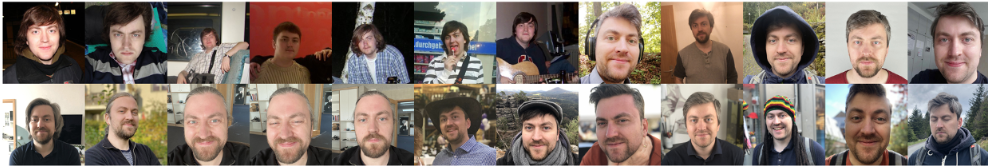
#> input picture DreamBooth/img/dataset_adult_01.png, 988 x 166 px, given as the content of the folder ./results/dfast_adult_01_best, which was not available
$ jupyter execute --allow-errors evaluation.ipynb   (text cells are left out)
#> lines starting #> are read from the running program, lines starting #| are printed output that depends on the picture; pictures that were not available may be replaced by others from this repository, and a replacement may not be noted
[cell 1]
# general
import glob

# mathematics
import math
import numpy as np

from typing import List, Tuple

# image processing
import cv2
from skimage.metrics import structural_similarity
from deepface import DeepFace

# visualization
import matplotlib as mpl
import matplotlib.pyplot as plt
from matplotlib.patches import Rectangle
from mpl_toolkits.axes_grid1 import ImageGrid

cmap = mpl.cm.Dark2.colors

[cell 2]
# Models from the DeepFace library for the face recognition
deepface_models = [
    "ArcFace", # <-- second best performance, faster computational time
    "DeepID", # <-- second worst performance
    "Facenet",
    "Facenet512",
    "OpenFace", # <-- worst performance
    "SFace",
    "VGG-Face" # <-- best performance, the longest computational time
]

[cell 3]
def get_file_name(file_path: str) -> str:
    """
    This function takes a file path as input and returns the file name (without extension).

    :param file_path: str - The file path to extract the file name from
    :return: str - The file name (without extension)
    """
    file_path_components = file_path.split('/')
    file_name_and_extension = file_path_components[-1].rsplit('.', 1)
    return file_name_and_extension[0]

[cell 4]
def get_img_path_list(img_dir: str) -> List[str]:
    """
    This function takes a directory path as input and returns a list of sorted file paths for all .jpg and .png images in the directory.

    :param img_dir: str - The directory path to get the image file paths from
    :return: List[str] - A sorted list of file paths for all .jpg and .png images in the directory
    """
    img_path_list = sorted([f for f in glob.glob(f"./{img_dir}/*.jpg")] +
                           [f for f in glob.glob(f"./{img_dir}/*.png")])
    return img_path_list

[cell 5]
def get_img_name_list(img_dir: str) -> List[str]:
    """
    This function takes a directory path as input and returns a list of sorted image file names (without extensions) for all .jpg and .png images in the directory.

    :param img_dir: str - The directory path to get the image file names from
    :return: List[str] - A sorted list of image file names (without extensions) for all .jpg and .png images in the directory
    """
    img_path_list = get_img_path_list(img_dir)
    img_name_list = [get_file_name(f) for f in img_path_list]
    return img_name_list

[cell 6]
def load_images(img_dir: str) -> Tuple[List[np.ndarray], List[str]]:
    """
    This function takes a directory path as input and returns a list of loaded and converted to grayscale images and a list of their respective file names (without extensions).

    :param img_dir: str - The directory path to load the images from
    :return: Tuple[List[np.ndarray], List[str]] - A list of loaded and converted to grayscale images and a list of their respective file names (without extensions)
    """
    img_path_list = get_img_path_list(img_dir)
    img_name_list = get_img_name_list(img_dir)

    images = []
    for img_path in img_path_list:
        # Load the image
        img = cv2.imread(img_path)
        images.append(img)
    return images, img_name_list

[cell 7]
def img2gray(img: np.ndarray) -> np.ndarray:
    """
    This function converts an image from BGR to grayscale
    :param img: A 3-dimensional numpy array of th image
    :return: A 2D grayscale numpy array of the image
    """
    return cv2.cvtColor(img, cv2.COLOR_BGR2GRAY)

[cell 8]
def adjust_dim(image: np.ndarray, dim: Tuple[int, int] = (500, 500)) -> np.ndarray:
    """
    This function takes an image as input and returns a resized image with the specified dimension.

    :param image: np.ndarray - An image to be resized
    :param dim: Tuple[int, int] - The desired dimension of the resized images (default: (500, 500))
    :return: np.ndarray - A resized image with the specified dimension
    """
    return cv2.resize(image, dim, interpolation=cv2.INTER_AREA)

[cell 9]
def get_detected_face(img: np.ndarray) -> List[Tuple[int, int, int, int]]:
    """
    This function takes an image as input and returns a list of detected faces in the image represented as a list of tuples (x, y, width, height).

    :param img: np.ndarray - An image to detect faces in
    :return: List[Tuple[int, int, int, int]] - A list of detected faces in the image represented as a list of tuples (x, y, width, height)
    """
    alg = "haarcascade_frontalface_default.xml"
    haar_cascade = cv2.CascadeClassifier(alg)

    if img.ndim > 1:
        img = img2gray(img)

    face = haar_cascade.detectMultiScale(img, 1.3, 4)

    return face

[cell 10]
def plot_images(images: List[np.ndarray], direction: str='h', img_line_len: int=4, figsize: Tuple[int,int]=(20,20), title: str=None, fontsize: int=12, title_color: str='black', space: Tuple[float, float]=(0.05, 0.05), plot_detected_face: bool=False):
    """
    This function plots images in a grid.
    :param images: List[np.ndarray] - A list of images to plot
    :param direction: str - The direction of the grid (h - horizontal, v - vertical)
    :param img_line_len: int - The number of images in each row (if direction is 'h') or in each column (if direction is 'v')
    :param figsize: Tuple[int, int] - The size of the figure
    :param title: str - The title of the figure
    :param fontsize: int - The font size of the title
    :param title_color: str - The color of the title
    :param space: Tuple[float, float] - The space between the subplots
    :param plot_detected_face: bool - Whether or not to detect the face in each image and plot a rectangle around it
    :return: None
    """
    n_images = len(images)
    cols = img_line_len
    rows = math.ceil(n_images / cols)

    if direction == 'v':
        tmp = cols
        cols = rows
        rows = tmp

    fig, axs = plt.subplots(rows, cols, figsize=figsize)
    axs = axs.ravel()

    for i, ax in enumerate(axs):
        if i < n_images:
            ax.imshow(cv2.cvtColor(images[i], cv2.COLOR_BGR2RGB))
            ax.set_axis_off()

            if plot_detected_face == True:
                face = get_detected_face(images[i])
                for (x, y, w, h) in face:
                    ax.add_patch(Rectangle((x, y), w, h, edgecolor = 'red', fill=False, lw=3))

        else:
            fig.delaxes(ax)
    plt.subplots_adjust(top=1, bottom=0, left=0, right=1, wspace=space[0], hspace=space[1])

    if title:
        fig.suptitle(title, fontsize=fontsize, color=title_color, y=1.05)

[cell 11]
def get_ssim_score(image1: np.ndarray, image2: np.ndarray) -> float:
    """
    This function takes two images as input and returns their Structural Similarity Index (SSIM) score.
    :param image1: np.ndarray - The first image
    :param image2: np.ndarray - The second image
    :return: float - The Structural Similarity Index (SSIM) score
    """
    # Convert the images to grayscale if not already done
    if image1.ndim > 2:
        image1 = img2gray(image1)
    if image2.ndim > 2:
        image2 = img2gray(image2)
    ssim = np.round(structural_similarity(image1, image2), 2)
    return ssim

[cell 12]
def get_face_verification(image1: str, image2: str, model: str='VGG-Face') -> bool:
    """
    Given two image paths and a deep learning model name, return a boolean indicating
    whether the faces in the two images match.

    :param image1: The path to the first image.
    :param image2: The path to the second image.
    :param model: The name of the deep learning model to use for face verification.
    :return: A boolean indicating whether the faces in the two images match.
    """
    results = DeepFace.verify(img1_path = image1,
                              img2_path = image2,
                              model_name = model
                              )
    face_verified = results['verified']
    return face_verified

[cell 13]
def get_metric_matrix(img_dir: str, metric: str='SSIM', model: str='VGG-Face', print_log: bool=False) -> np.ndarray:
    """
    Given an image directory and a comparison metric, return a matrix of similarity scores for all image pairs.

    :param img_dir: The path to the directory containing the images.
    :param metric: The comparison metric to use, either 'SSIM' or 'face_verification'.
    :param model: The name of the deep learning model to use for face verification, if `metric` is 'face_verification'.
    :param print_log: A boolean indicating whether to print log messages.
    :return: A matrix of similarity scores, where each entry is the score for a pair of images.
    """
    images, img_name_list = load_images(img_dir)

    adjusted_images = []
    for image in images:
        adjusted_image = adjust_dim(image, dim=(500, 500))
        adjusted_images.append(adjusted_image)
    n_images = len(adjusted_images)

    metric_matrix = np.empty((n_images, n_images))
    metric_matrix[:] = np.nan

    for i in np.arange(n_images):
        for j in np.arange(i, n_images):
            if print_log == True:
                print(f'{img_name_list[i]}, {img_name_list[j]}')
            if metric == 'SSIM':
                res = get_ssim_score(adjusted_images[i], adjusted_images[j])
            if metric == 'face_verification':
                res = get_face_verification(adjusted_images[i], adjusted_images[j], model=model)
            if print_log == True:
                print(res)
            metric_matrix[j, i] = res
    return metric_matrix

[cell 14]
def get_cross_metric_matrix(img_dir_1: str, img_dir_2: str, metric: str='SSIM', model: str='VGG-Face', print_log: bool=False) -> np.ndarray:
    """
    Given two image directories and a comparison metric, return a matrix of similarity scores for all image pairs.

    :param img_dir_1: The path to the first directory containing the images.
    :param img_dir_2: The path to the second directory containing the images.
    :param metric: The comparison metric to use, either 'SSIM' or 'face_verification'.
    :param model: The name of the deep learning model to use for face verification, if `metric` is 'face_verification'.
    :param print_log: A boolean indicating whether to print log messages.
    :return: A matrix of similarity scores, where each entry is the score for a pair of images.
    """
    images_1, img_name_list_1 = load_images(img_dir_1)
    adjusted_images_1 = []
    for image in images_1:
        adjusted_image = adjust_dim(image, dim=(500, 500))
        adjusted_images_1.append(adjusted_image)
    n_images_1 = len(images_1)

    images_2, img_name_list_2 = load_images(img_dir_2)
    adjusted_images_2 = []
    for image in images_2:
        adjusted_image = adjust_dim(image, dim=(500, 500))
        adjusted_images_2.append(adjusted_image)
    n_images_2 = len(images_2)

    metric_matrix = np.empty((n_images_1, n_images_2))
    metric_matrix[:] = np.nan

    for i in np.arange(n_images_1):
        for j in np.arange(n_images_2):
            if print_log == True:
                print(f'{img_name_list_1[i]}, {img_name_list_2[j]}')
            if metric == 'SSIM':
                res = get_ssim_score(adjusted_images_1[i], adjusted_images_2[j])
            if metric == 'face_verification':
                res = get_face_verification(adjusted_images_1[i], adjusted_images_2[j], model=model)
            if print_log == True:
                print(res)
            metric_matrix[i, j] = res
    return metric_matrix

[cell 15]
def plot_metric_matrix(metric_matrix: np.ndarray,
                       img_name_list: list,
                       img_name_list_2: list = [],
                       metric: str = 'SSIM',
                       show_metric_scores: bool = False):
    """
    Plot the given metric matrix as a heatmap and display the average score.

    :param metric_matrix: A 2D numpy array representing the pairwise comparison of metrics.
    :param img_name_list: A list of strings representing the names of the images on the y-axis of the plot.
    :param img_name_list_2: A list of strings representing the names of the images on the x-axis of the plot. Defaults to `img_name_list`.
    :param metric: A string representing the type of metric being plotted. Defaults to 'SSIM'.
    :param show_metric_scores: A boolean indicating whether the individual metric scores should be displayed on the plot. Defaults to False.
    :return: None
    """

    ave_score = np.round(np.nansum(metric_matrix)/metric_matrix.size, 2)

    if img_name_list_2 == []:
        img_name_list_2 = img_name_list
        ave_score = np.round(((np.nansum(metric_matrix)-len(metric_matrix))/((metric_matrix.size - len(metric_matrix))/2)), 2)


    fig = plt.figure(figsize=(20, 20))
    grid = ImageGrid(fig, 111, nrows_ncols=(1, 1),
                     direction='row', axes_pad=0.05,
                     label_mode='1', share_all=False,
                     cbar_location='right', cbar_mode='single',
                     cbar_size='10%', cbar_pad=0.05)

    ax = grid[0]
    ax.set_title(f'Pairwise {metric} scores, ave = {ave_score}', fontsize=30)
    ax.tick_params(axis='both', direction='out', labelsize=14)
    im = ax.imshow(metric_matrix, interpolation='nearest', vmax=1, vmin=0)
    ax.cax.colorbar(im)

    ax.cax.tick_params(labelsize=14)
    ax.set_xticks(np.arange(metric_matrix.shape[1]))
    ax.set_xticklabels(img_name_list_2, rotation = 90)
    ax.set_yticks(np.arange(metric_matrix.shape[0]))
    ax.set_yticklabels(img_name_list)

    ax.grid(False)

    if show_metric_scores == True:
        for i in range(metric_matrix.shape[0]):
            for j in range(metric_matrix.shape[1]):
                text = ax.text(j, i, np.round(metric_matrix[i, j],1),
                               ha="center", va="center", color="w", size=16)

    plt.show()

[cell 16]
# Load all images from the directory
img_dir = "results/dfast_adult_01_best/"
images, img_name_list = load_images(img_dir)
#> in load_images, img is the input picture: shape (166, 988, 3); mean B, G, R 105.2, 114.3, 128.2
#> images = 1 item; img_name_list = ['dataset_adult_01']

# adjust all images to 500 x 500 dimensions
adjusted_images = []
for image in images:
    adjusted_image = adjust_dim(image, dim=(500, 500))
    adjusted_images.append(adjusted_image)
#> this loop made 1 pass
#> pass 1, `adjusted_image = adjust_dim(image, dim=(500, 500))`:
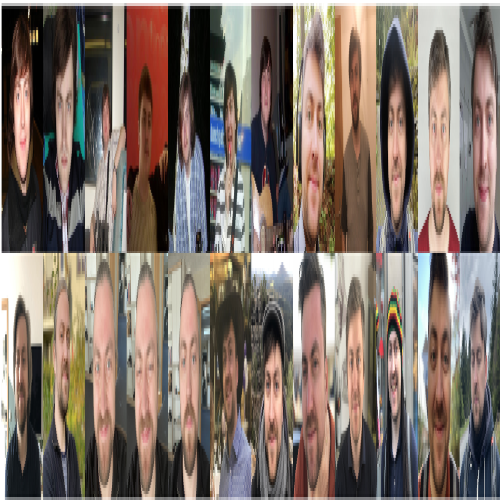
#> adjusted_image: shape (500, 500, 3); mean B, G, R 105.2, 114.3, 128.1
#> after the loop, adjusted_images = 1 item

# Plot the images in a grid
plot_images(adjusted_images, direction='h', img_line_len=10, space=(0.0, 0.0), plot_detected_face=True)
#> in plot_images, `n_images = len(images)`: n_images = 1
#> the loop in plot_images, `for i, ax in enumerate(axs):` made 10 passes
#> alg in get_detected_face on pass 1: 'haarcascade_frontalface_default.xml'
#> pass 1, in get_detected_face, `img = img2gray(img)`:
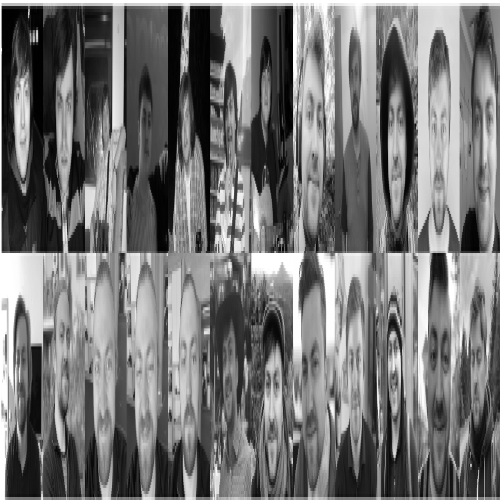
#> img: shape (500, 500); min 0, max 255, mean 117.4

[cell 17]
train_dfast_child_01 = 'dfast/SD_datasets/dfast_child_01'
train_dfast_child_02 = 'dfast/SD_datasets/dfast_child_02'
train_dfast_adult_01 = 'dfast/SD_datasets/dfast_adult_01'
train_dfast_adult_02 = 'dfast/SD_datasets/dfast_adult_02'
train_dfast_all_01 = 'dfast/SD_datasets/dfast_all_01'
train_dfast_all_02 = 'dfast/SD_datasets/dfast_all_02'

train_dir_list = [train_dfast_child_01,
                  train_dfast_child_02,
                  train_dfast_adult_01,
                  train_dfast_adult_02,
                  train_dfast_all_01,
                  train_dfast_all_02]

res_dfast_child_01 = 'results/dfast_child_01'
res_dfast_child_02 = 'results/dfast_child_02'
res_dfast_adult_01 = 'results/dfast_adult_01'
res_dfast_adult_02 = 'results/dfast_adult_02'
dfast_all_01 = 'results/dfast_all_01'
dfast_all_02 = 'results/dfast_all_02'

res_dir_list = [res_dfast_child_01,
                res_dfast_child_02,
                res_dfast_adult_01,
                res_dfast_adult_02,
                dfast_all_01,
                dfast_all_02]

res_dir = dfast_all_02

[cell 18]
metric_matrix = get_metric_matrix(train_dfast_child_01, metric='SSIM')
#> in get_metric_matrix, `images, img_name_list = load_images(img_dir)`: images = 1 item; img_name_list = ['dataset_adult_01']
#> the loop in get_metric_matrix, `for image in images:` made 1 pass
#> after the loop in get_metric_matrix, `for image in images:`: adjusted_images = 1 item
#> in get_metric_matrix, `n_images = len(adjusted_images)`: n_images = 1
#> the loop in get_metric_matrix, `for i in np.arange(n_images):` made 1 pass
#> after the loop in get_metric_matrix, `for i in np.arange(n_images):`: metric_matrix = [1]
#> metric_matrix = [1]
plot_metric_matrix(metric_matrix, img_name_list=get_img_name_list(train_dfast_child_01))
#> in plot_metric_matrix, `ave_score = np.round(np.nansum(metric_matrix)/metric_matrix.size, 2)`: ave_score = 1
#> in plot_metric_matrix, `ave_score = np.round(((np.nansum(metric_matrix)-len(metric_matrix))/((..`: ave_score = nan
#> in plot_metric_matrix, `plt.show()`:
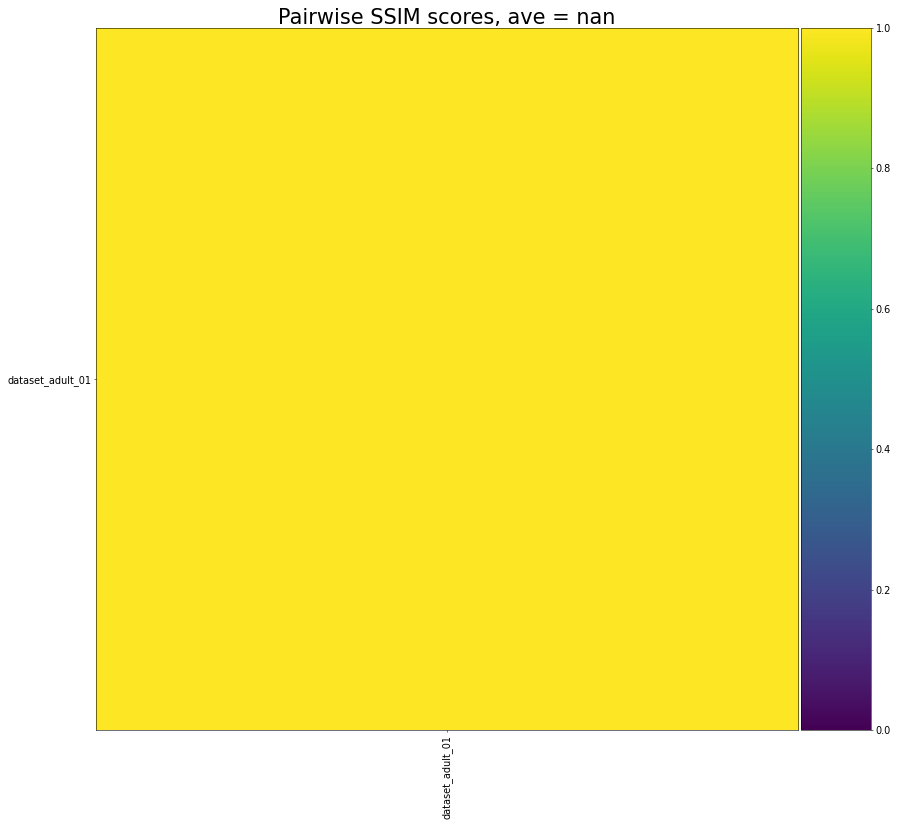
#> figure drawn by matplotlib, 2 panels

[cell 19]
n_dir = len(res_dir_list[:2])
for i in np.arange(n_dir):
    for j in np.arange(i, n_dir):
        print(f'{res_dir_list[i]} vs. {res_dir_list[j]}')
        metric_matrix_train = get_cross_metric_matrix(img_dir_1=res_dir_list[i],
                                                      img_dir_2=res_dir_list[j],
                                                      metric='SSIM')
#> in get_cross_metric_matrix, `images_1, img_name_list_1 = load_images(img_dir_1)`: images_1 = 1 item; img_name_list_1 = ['dataset_adult_01']
#> the loop in get_cross_metric_matrix, `for image in images_1:` made 1 pass
#> after the loop in get_cross_metric_matrix, `for image in images_1:`: adjusted_images_1 = 1 item
#> in get_cross_metric_matrix, `n_images_1 = len(images_1)`: n_images_1 = 1
#> in get_cross_metric_matrix, `images_2, img_name_list_2 = load_images(img_dir_2)`: images_2 = 1 item; img_name_list_2 = ['dataset_adult_01']
#> the loop in get_cross_metric_matrix, `for image in images_2:` made 1 pass
#> after the loop in get_cross_metric_matrix, `for image in images_2:`: adjusted_images_2 = 1 item
#> in get_cross_metric_matrix, `n_images_2 = len(images_2)`: n_images_2 = 1
#> the loop in get_cross_metric_matrix, `for i in np.arange(n_images_1):` made 1 pass
#> after the loop in get_cross_metric_matrix, `for i in np.arange(n_images_1):`: metric_matrix = [1]
#> metric_matrix_train = [1]
        plot_metric_matrix(metric_matrix_train,
                           img_name_list=get_img_name_list(res_dir_list[i]),
                           img_name_list_2=get_img_name_list(res_dir_list[j]),
                           metric='SSIM',
                           show_metric_scores=True)

[cell 20]
n_dir = len(res_dir_list[:2])
#> (the rest of this cell did not finish here and is left out)

#> after the loop in get_cross_metric_matrix, `for i in np.arange(n_images_1):`: metric_matrix = [nan]
        plot_metric_matrix(metric_matrix,
                           img_name_list=get_img_name_list(res_dir_list[i]),
                           img_name_list_2=get_img_name_list(res_dir_list[j]),
                           metric='face_verification',
                           show_metric_scores=False)

[cell 21]
train_dir_list = [train_dfast_child_01,
                  train_dfast_adult_01,
                  train_dfast_all_01]

n_train_dir = len(train_dir_list)
n_res_dir = len(res_dir_list)

#> (the rest of this cell did not finish here and is left out)
